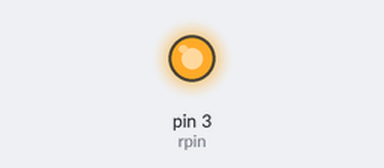
Bench run of a sketch on a simulated Arduino Uno, built with avr-gcc and run on an emulated ATmega328P. Shown: output pins drawn as LEDs (lit = HIGH). The local clock reads 2024-03-15 10:24:30 at power-on unless the sketch sets it; what the sketch prints to the serial monitor is not drawn.

Above: at 0.1 s.
Timing chart, 0 to 1.6 s (numbered marks = the images above):
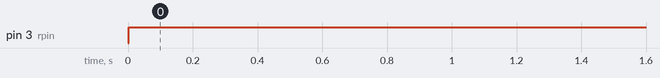

Measured:
- by itself, pin 3 (rpin): LOW → HIGH at 0.00 s

The sketch:

Nano_Source.ino
```cpp
// DS3231_RTC Module
// To use the hardware I2C (TWI) interface of the Arduino you must connect
// the pins as follows:
//
// Arduino Uno/2009:
// ----------------------
// DS3231:  SDA pin   -> Arduino Analog 4 or the dedicated SDA pin
//          SCL pin   -> Arduino Analog 5 or the dedicated SCL pin
//
// Arduino Leonardo:
// ----------------------
// DS3231:  SDA pin   -> Arduino Digital 2 or the dedicated SDA pin
//          SCL pin   -> Arduino Digital 3 or the dedicated SCL pin
//
// Arduino Mega:
// ----------------------
// DS3231:  SDA pin   -> Arduino Digital 20 (SDA) or the dedicated SDA pin
//          SCL pin   -> Arduino Digital 21 (SCL) or the dedicated SCL pin
//
// Arduino Due:
// ----------------------
// DS3231:  SDA pin   -> Arduino Digital 20 (SDA) or the dedicated SDA1 (Digital 70) pin
//          SCL pin   -> Arduino Digital 21 (SCL) or the dedicated SCL1 (Digital 71) pin
//
// The internal pull-up resistors will be activated when using the
// hardware I2C interfaces.
//
// You can connect the DS3231 to any available pin but if you use any
// other than what is described above the library will fall back to
// a software-based, TWI-like protocol which will require exclusive access
// to the pins used, and you will also have to use appropriate, external
// pull-up resistors on the data and clock signals.
//

#include <DS3231.h>

// Init the DS3231 using the hardware interface
DS3231  rtc(SDA, SCL);


int rpin=3;
void setup()
{
  // Setup Serial connection

   Serial.begin(115200);
   pinMode(rpin,OUTPUT);

  // Uncomment the next line if you are using an Arduino Leonardo
  //while (!Serial) {}

  // Initialize the rtc object
  rtc.begin();

  // The following lines can be uncommented to set the date and time
  //rtc.setDOW(FRIDAY);     // Set Day-of-Week to SUNDAY
  //rtc.setTime(3,50, 30);     // Set the time to 12:00:00 (24hr format)
  //rtc.setDate(4, 11, 2022);   // Set the date to January 1st, 2014
}

void loop()
{
  //Declare variable for current time
  String tt=rtc.getTimeStr();


  if(tt=="09:10:00"){
    //Turns Relay ON
    digitalWrite(rpin,LOW);
    delay(5000);
    //Turns Relay OFF
    digitalWrite(rpin,HIGH);
  }
  else if(tt=="10:00:00"){
    digitalWrite(rpin,LOW);
    delay(5000);
    digitalWrite(rpin,HIGH);
  }
   else if(tt=="10:50:00"){
    digitalWrite(rpin,LOW);
    delay(5000);
    digitalWrite(rpin,HIGH);
  }
   else if(tt=="11:10:00"){
    digitalWrite(rpin,LOW);
    delay(5000);
    digitalWrite(rpin,HIGH);
  }
   else if(tt=="12:00:00"){
    digitalWrite(rpin,LOW);
    delay(5000);
    digitalWrite(rpin,HIGH);
  }
   else if(tt=="12:50:00"){
    digitalWrite(rpin,LOW);
    delay(5000);
    digitalWrite(rpin,HIGH);
  }
   else if(tt=="13:50:00"){
    digitalWrite(rpin,LOW);
    delay(5000);
    digitalWrite(rpin,HIGH);
  }
   else if(tt=="14:40:00"){
    digitalWrite(rpin,LOW);
    delay(5000);
    digitalWrite(rpin,HIGH);
  }
   else if(tt=="15:30:00"){
    digitalWrite(rpin,LOW);
    delay(5000);
    digitalWrite(rpin,HIGH);
  }
   else if(tt=="15:40:00"){
    digitalWrite(rpin,LOW);
    delay(5000);
    digitalWrite(rpin,HIGH);
  }
   else if(tt=="16:30:00"){
    digitalWrite(rpin,LOW);
    delay(5000);
    digitalWrite(rpin,HIGH);
  }


  else{
    digitalWrite(rpin,HIGH);
  }

  // Send Day-of-Week

  Serial.print(rtc.getDOWStr());
  Serial.print(" ");

  // Send date
  Serial.print(rtc.getDateStr());
  Serial.print(" -- ");

  // Send time
  Serial.println(rtc.getTimeStr());

  // Wait one second before repeating :)
  delay (1000);
}
```
